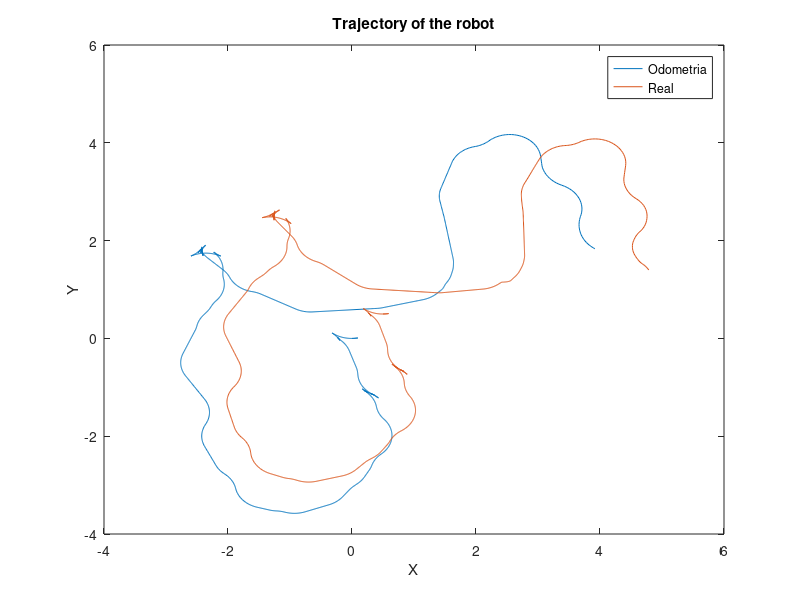

Write the MATLAB code that produced this figure.
%% Inicialize

clear
close all;
clc

%% Import Data

load("RealvsOdom.mat");                 %Get Rosbag Information
%A = dlmread('landmarks.txt');          % Get Landmark Information

%% Inicialize algorith

N = 10;                                 % Número de Landmarks
X_predicted = zeros(2*N+3, 1);          % Vetor de Estado
Sigma = 99E99 * eye(2*N+3, 2*N+3);      % Matriz das Covariâncias
Fx = zeros(3, 2*N+3);                   % Matriz Desnecessária
G = zeros(2*N+3, 2*N+3);                % Jaconiano da função de Movimento
K = zeros(2*N+3, 2);                    % Kalman Gain

time = Odometria(:,1);
x = Odometria(:,2);
y = Odometria(:,3);
theta = Odometria(:,4);

Q = [5^2 0;
    0 5^2];                             % Covariância sensores landmarks;

R = [5^2 0 0;
    0 5^2 0;
    0 0 5^2];                           % Covariância sensores odometria

Sigma(1:3, :) = 0;

Fx(1,1) = 1;
Fx(2,2) = 1;
Fx(3,3) = 1;

X_predicted(1) = x(1);
X_predicted(2) = y(1);
X_predicted(3) = theta(1);

predictions_x = zeros(2*N+3, length(time));                  
Kalman_gains = zeros(2*N+3, 2, length(time));

%% EKF

for i = 2:length(time)

    delta_d = sqrt((x(i) - x(i-1))^2 + (y(i) - y(i-1))^2);
    delta_theta = atan2(y(i) - y(i-1), x(i) - x(i-1));
    dif_theta = theta(i) - theta(i-1);

    % Predict
    
    g_motion = [delta_d * cos(delta_theta);
                delta_d * sin(delta_theta);
               theta(i-1) + dif_theta];

    G_motion = [0 0 -delta_d*sin(delta_theta);
                0 0 delta_d*cos(delta_theta);
                0 0 0];
    % Definir antes de atualizar X_predicted para garantir que temos Xt e
    % não Xt+1

    X_predicted = X_predicted + Fx'*g_motion;
    % Supostamente X_predicted = g(x_passado, input); - Logo está ERRADO!

    G = eye(2*N+3) + Fx'*G_motion*Fx;
    Sigma_predicted = G*Sigma*G' + Fx'*R*Fx;


    for j = 1:1                         % Para todos os landmarks que foram vistos
    
        if j == 5                       % Tirar isto, só para não entrar nesta parte do código
            id_seen = 5;                % tirar o id do ROS Ter atenção ao id=0;
            
            if Sigma(3*id_seen + 3) == 99E99 && Sigma(3*id_seen + 4) == 99E99   % Caso nunca tenha visto o landmark
    
                X_predicted(3*id_seen + 3) = X_predicted(1) + d_observation * cos(phi_observation + X_predicted(3));
                X_predicted(3*id_seen + 4) = X_predicted(2) + d_observation * sin(phi_observation + X_predicted(3)); 
                                         % Inicializou-as com as coordenadas do robot + trig do aruco.
        
            end
    
            delta = [X_predicted(3*id_seen + 3) - X_predicted(1);
                    X_predicted(3*id_seen + 4) - X_predicted(2)];
    
            q = delta'*delta;
            
            z_estimated = [sqrt(q);
                          atan2(delta(2), delta(1))];
            
            F = zeros(5, 2*N+3);
            F(1,1) = 1;
            F(2,2) = 1;
            F(3,3) = 1;
            F(4, 2*id_seen + 3) = 1;
            F(4, 2*id_seen + 4) = 1;
    
            H = 1/q * [sqrt(q)*delta(1) -sqrt(q)*delta(2) 0 -sqrt(q)*delta(1) sqrt(q)*delta(2)
                delta(2) delta(1) -1 -delta(2) -delta(1)] * F;
    
            K = Sigma_predicted*H'*inv(H*Sigma_predicted*H'+Q);
    
            X_predicted = X_predicted + K*( z - H*X_predicted );    
     
            Sigma_predicted = (eye(2*N+3) - K*H)*Sigma_predicted;
        end
    end


    %Outputs
    predictions_x(:, i) = X_predicted;                  
    Kalman_gains(:,:, i) = K;
end

%% Plot results from EKF

figure()
plot(predictions_x(1,:),predictions_x(2,:))
hold on
plot(Real(:,2),Real(:,3))
legend('Odometria','Real')
xlabel("X")
ylabel("Y")
title("Trajectory of the robot")


